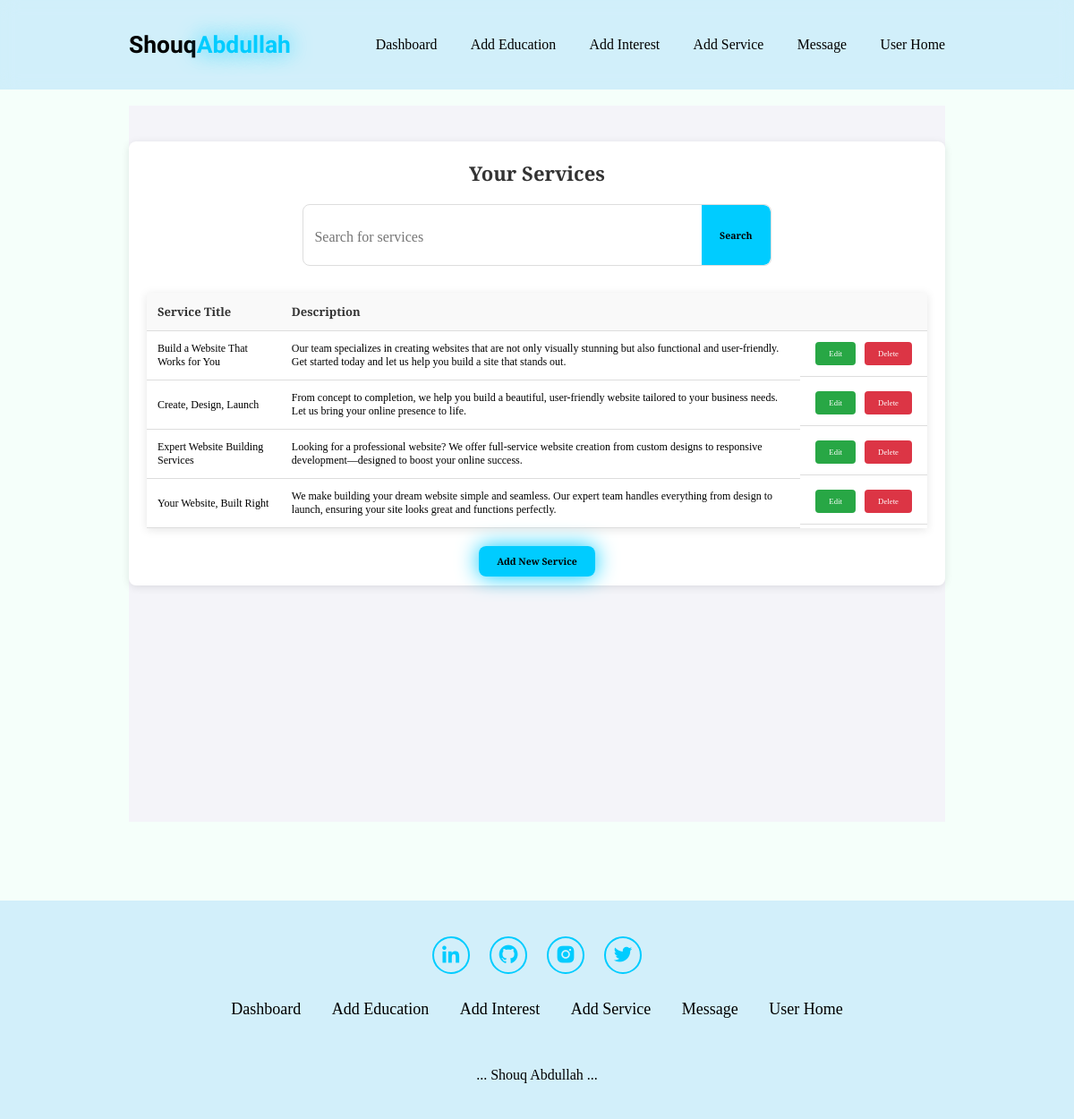
The page /dashboard/service/ on the database its author committed.
### dashboard/models.py (models this page shows, shortened)
class Service(models.Model):
    title = models.CharField(max_length=255)
    description = models.TextField()

### dashboard/views.py (the view)
# urls.py: path('service/', views.service_list, name='service_list'),
def service_list(request):
    query = request.GET.get('q', '')
    services = Service.objects.filter(
        Q(title__icontains=query) | Q(description__icontains=query)
    ).order_by('title')
    return render(request, 'dashboard/services_list.html', {'services': services})

### dashboard/templates/dashboard/services_list.html (shortened to what this page needs)
{% extends 'about_myself/base.html' %}
{% block content %}
<br><br><br>
<section>
<section class="services-section">
  <div class="container">
    <h1 class="title">Your Services</h1>
    <div class="search-form">
      <form method="GET" class="search-bar">
        <input type="text" name="q" placeholder="Search for services" value="{{ request.GET.q }}" class="search-input">
        <button type="submit" class="search-btn">Search</button>
      </form>
    </div>
    <div class="services-table">
      <table>
        <thead>
          <tr>
            <th>Service Title</th>
            <th>Description</th>
            <th> </th>
          </tr>
        </thead>
        <tbody>
          {% for service in services %}
          <tr>
            <td>{{ service.title }}</td>
            <td>{{ service.description }}</td>
            <td class="action-buttons">
              <a href="{% url 'dashboard:update_service' service.pk %}" class="btn btn-edit">Edit</a>
              <a href="{% url 'dashboard:delete_service' service.pk %}" class="btn btn-delete">Delete</a>
            </td>
          </tr>
          {% endfor %}
        </tbody>
      </table>
    </div>
    <div class="add-service">
      <a href="{% url 'dashboard:add_service' %}" class="btn btn-add">Add New Service</a>
    </div>
  </div>
</section>
</section>
{% endblock %}

### about_myself/static/css/style.css (style rules this page uses)
* { margin: 0; padding: 0; box-sizing: border-box; text-decoration: none; border: none; outline: none; scroll-behavior: smooth; font-family: 'Playfair Display', serif; }
:root { --bg-color:#F5FFFA; --second-bg-color:rgba(159, 215, 249, 0.41); --text-color:black; --main-color:#00CCFF; }
html { font-size: 60%; scroll-behavior: smooth; }
body { background: var(--bg-color); color: var(--text-color); }
section { min-height: 100vh; padding: 10rem 12% 10rem; }
@media (max-width:1285px) { html { font-size: 55%; } }
form input[type="text"] { width: 100%; padding: 12px; margin-bottom: 10px; border: 1px; border-radius: 8px; font-size: 16px; font-family: 'Playfair Display', serif; transition: border-color 0.3s ease; background-color: white; color: var(--text-color); margin-top: 15px; }
.container { max-width: 1100px; margin: 0 auto; padding: 20px; background-color: white; border-radius: 8px; box-shadow: 0 2px 10px rgba(0, 0, 0, 0.1); }
.title { font-size: 2.5rem; color: #333; margin-bottom: 20px; text-align: center; }
.search-form { display: flex; justify-content: center; margin-bottom: 20px; }
.search-bar { display: flex; width: 60%; border: 1px solid #ddd; border-radius: 8px; overflow: hidden; }
.search-input { flex: 1; padding: 10px; border: none; font-size: 1rem; border-radius: 8px 0 0 8px; }
.search-btn { padding: 10px 20px; background-color: #007BFF; border: none; color: white; cursor: pointer; font-size: 1rem; border-radius: 0 8px 8px 0; transition: background-color 0.3s; }
table { width: 100%; border-collapse: collapse; margin-top: 20px; box-shadow: 0 2px 10px rgba(0, 0, 0, 0.1); }
th, td { padding: 12px; text-align: left; border-bottom: 1px solid #ddd; }
th { background-color: #f9f9f9; font-weight: bold; color: #333; }
td a { text-decoration: none; margin: 0 5px; }
.action-buttons { display: flex; gap: 10px; justify-content: center; }
.btn { padding: 8px 15px; border-radius: 4px; font-size: 1rem; cursor: pointer; transition: all 0.3s ease; }
.btn-edit { background-color: #28a745; color: white; }
.btn-delete { background-color: #dc3545; color: white; }
.btn-add { padding: 10px 20px; background-color: #007BFF; color: white; text-decoration: none; font-size: 1.2rem; border-radius: 8px; transition: background-color 0.3s ease; }
th, td { padding: 12px; text-align: left; border-bottom: 1px solid #ddd; font-size: 12px; font-family: 'Playfair Display', serif; }
th { background-color: #f9f9f9; font-weight: bold; color: #333; font-size: 13px; font-family: 'Playfair Display', serif; }
.btn-edit { background-color: #28a745; color: white; box-shadow: none; font-family: 'Playfair Display', serif; }
.btn-delete { background-color: #dc3545; color: white; box-shadow: none; font-family: 'Playfair Display', serif; }
.btn-add { padding: 10px 20px; background-color: #007BFF; color: white; text-decoration: none; font-size: 1.2rem; border-radius: 8px; transition: background-color 0.3s ease; font-family: 'Playfair Display', serif; }
.action-buttons { display: flex; gap: 0px; justify-content: flex-end; }
.services-section { padding: 40px 0; background-color: #f4f4f9; }
.title { font-size: 2.5rem; color: #333; margin-bottom: 20px; text-align: center; font-family: 'Playfair Display', serif; }
.search-bar { display: flex; width: 60%; border: 1px solid #ddd; border-radius: 8px; overflow: hidden; font-family: 'Playfair Display', serif; }
.search-btn { padding: 10px 20px; font-family: 'Playfair Display', serif; background-color:var(--main-color); border: none; color: black; cursor: pointer; font-size: 1.2rem; border-radius: 0 8px 8px 0; transition: background-color 0.3s; font-weight: bold; }
.services-table { margin-top: 30px; }
.add-service { margin-top: 30px; text-align: center; }
.btn-add { padding: 10px 20px; color: black; text-decoration: none; font-size: 1.2rem; border-radius: 8px; transition: background-color 0.3s ease; background: var(--main-color); box-shadow: 0 0 25px var(--main-color); font-weight: bold; }

### rows shown on the page
Service: title "Build a Website That Works for You", description "Our team specializes in creating websites that are not only visually stunning but also functional and user-friendly. Get started today and let us help you build a site that stands out."
Service: title "Create, Design, Launch", description "From concept to completion, we help you build a beautiful, user-friendly website tailored to your business needs. Let us bring your online presence to life."
Service: title "Expert Website Building Services", description "Looking for a professional website? We offer full-service website creation from custom designs to responsive development—designed to boost your online success."
Service: title "Your Website, Built Right", description "We make building your dream website simple and seamless. Our expert team handles everything from design to launch, ensuring your site looks great and functions perfectly."
